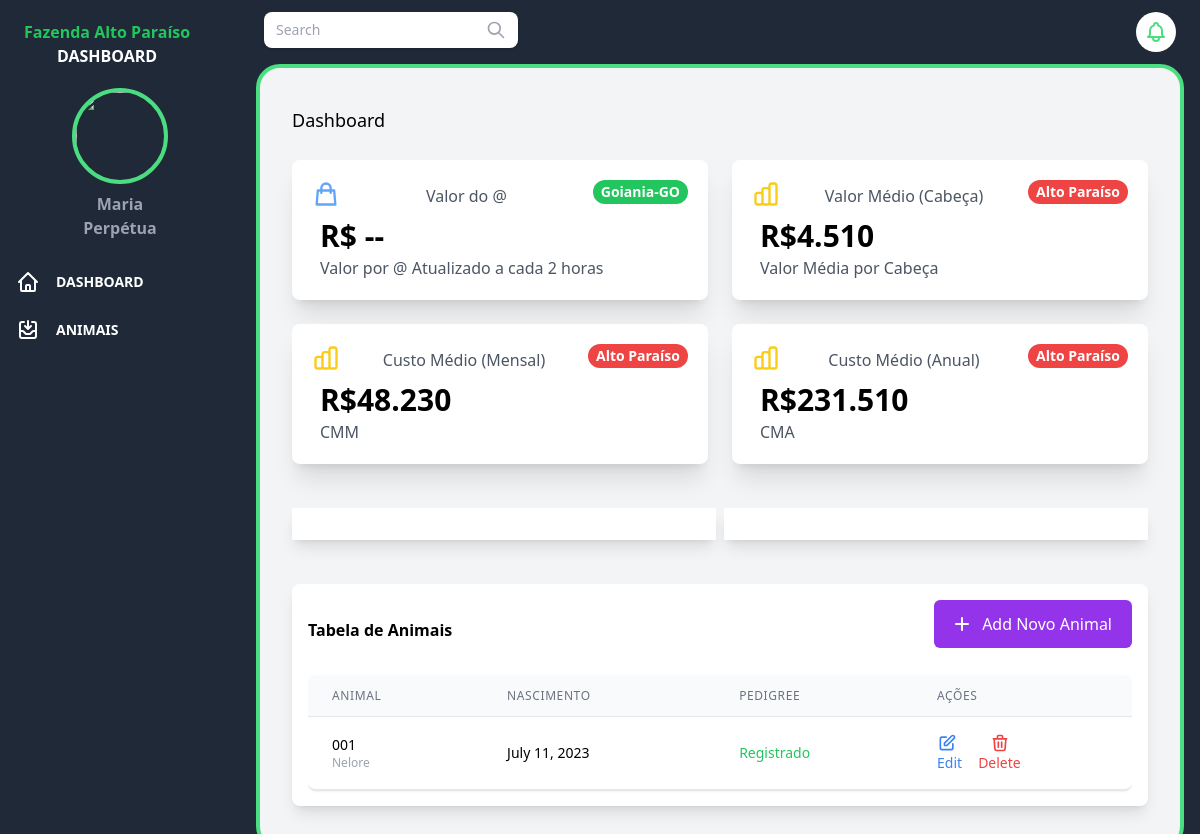
The app's page /dashboard/, older data.
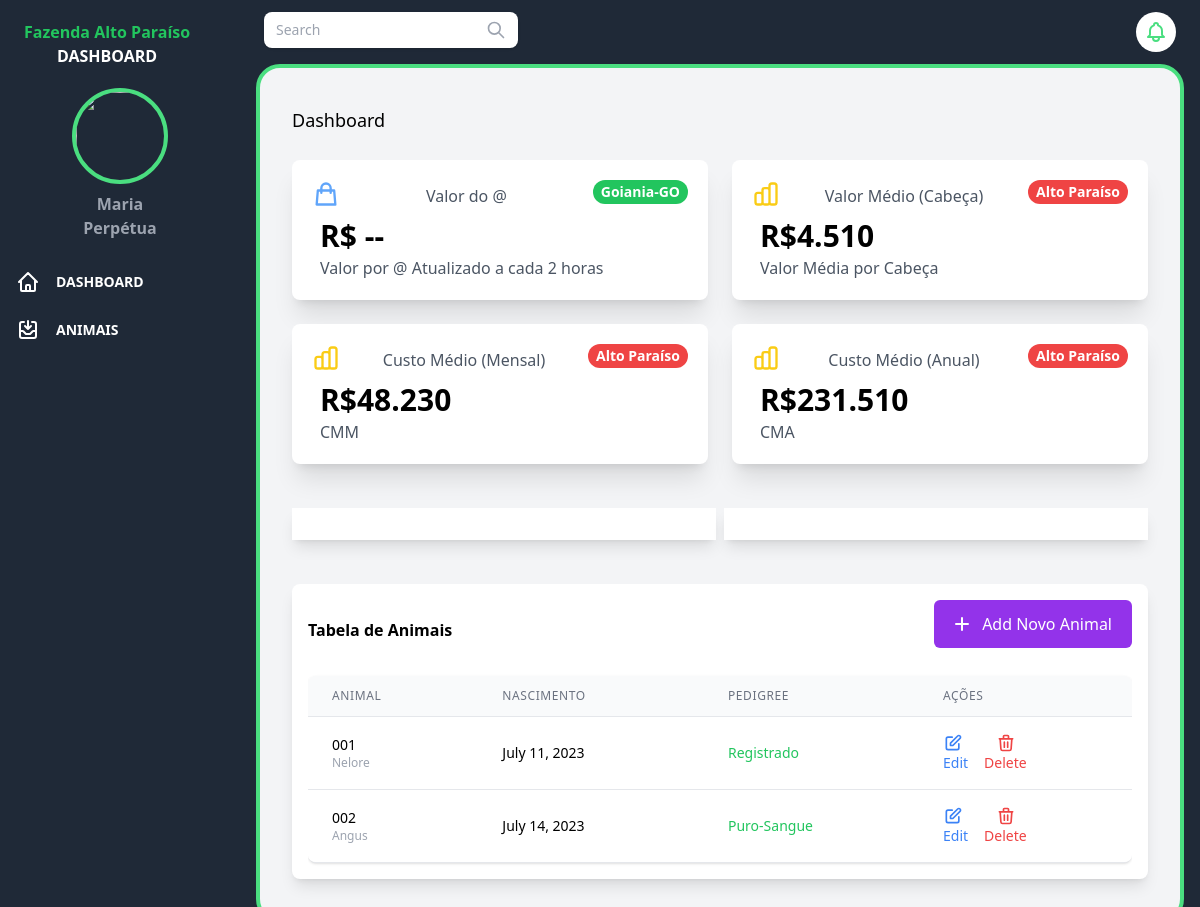
The same page, newer data.
### FazendaAltoParaiso/models.py (models this page shows)
class Animal(models.Model):
    numero_identificacao = models.CharField(max_length=255)
    data_nascimento = models.DateField()
    raca = models.CharField(max_length=255, choices=RAÇA_CHOICES)
    pedigree = models.CharField(max_length=255, choices=PEDIGREE_CHOICES)
    historico_genetico = models.TextField()
    pai = models.ForeignKey('self', on_delete=models.CASCADE, related_name='filhos_paternos', null=True, blank=True)
    mae = models.ForeignKey('self', on_delete=models.CASCADE, related_name='filhos_maternos', null=True, blank=True)

### FazendaAltoParaiso/views.py (the view)
# urls.py: path('dashboard/', views.dashboard, name='dashboard'),
def dashboard(request):
    animals = Animal.objects.all()
    racas = Animal.objects.values('raca').annotate(quantidade=models.Count('id'))
    context = {
        'animals': animals,
        'racas': racas,
    }
    return render(request, 'dashboard.html', context)

### FazendaAltoParaiso/templates/dashboard.html (shortened to what the changed rows need)
{% extends 'base.html' %}
{% load compress %}
{% load static %}
{% block content %}
    {% compress css %}
    <script src="https://cdn.tailwindcss.com"></script>
    {% endcompress %}
        <div class="flex flex-col flex-1 w-full overflow-y-auto">
            <main class="">
                <div class="grid mb-4 pb-10 px-8 mx-4 rounded-3xl bg-gray-100 border-4 border-green-400">
                    <div class="grid grid-cols-12 gap-6">
                        <div class="grid grid-cols-12 col-span-12 gap-6 xxl:col-span-9">
                            <div class="col-span-12 mt-8">
                                <div class="flex items-center h-10 intro-y">
                                    <h2 class="mr-5 text-lg font-medium truncate">Dashboard</h2>
                                </div>
                            </div>
                            <div class="col-span-12 mt-5">
                                <div class="grid gap-2 grid-cols-1 lg:grid-cols-1">
                                    <div class="bg-white p-4 shadow-lg rounded-lg justify-between">
                                        <div class="flex justify-between items-center">
                                            <h1 class="font-bold text-base">Tabela de Animais</h1>
                                        </div>
                                        <div class="mt-4">
                                            <div class="flex flex-col">
                                                <div class="-my-2 overflow-x-auto">
                                                    <div class="py-2 align-middle inline-block min-w-full">
                                                        <div class="shadow overflow-hidden border-b border-gray-200 sm:rounded-lg bg-white">
                                                            <table class="min-w-full divide-y divide-gray-200">
                                                                <thead>
                                                                    <tr>
                                                                        <th class="px-6 py-3 bg-gray-50 text-xs leading-4 font-medium text-gray-500 uppercase tracking-wider">
                                                                            <div class="flex cursor-pointer">
                                                                                <span class="mr-2">ANIMAL</span>
                                                                            </div>
                                                                        </th>
                                                                        <th class="px-6 py-3 bg-gray-50 text-xs leading-4 font-medium text-gray-500 uppercase tracking-wider">
                                                                            <div class="flex cursor-pointer">
                                                                                <span class="mr-2">NASCIMENTO</span>
                                                                            </div>
                                                                        </th>
                                                                        <th class="px-6 py-3 bg-gray-50 text-xs leading-4 font-medium text-gray-500 uppercase tracking-wider">
                                                                            <div class="flex cursor-pointer">
                                                                                <span class="mr-2">PEDIGREE</span>
                                                                            </div>
                                                                        </th>
                                                                        <th class="px-6 py-3 bg-gray-50 text-xs leading-4 font-medium text-gray-500 uppercase tracking-wider">
                                                                            <div class="flex cursor-pointer">
                                                                                <span class="mr-2">AÇÕES</span>
                                                                            </div>
                                                                        </th>
                                                                    </tr>
                                                                </thead>
                                                                    <tbody class="bg-white divide-y divide-gray-200">
                                                                    {% for animal in animals %}
                                                                    <tr>
                                                                        <td
                                                                            class="px-6 py-4 whitespace-no-wrap text-sm leading-5">
                                                                            <p>{{ animal.numero_identificacao }}</p>
                                                                            <p class="text-xs text-gray-400 capitalize">{{ animal.raca }}
                                                                            </p>
                                                                        </td>
                                                                        <td
                                                                            class="px-6 py-4 whitespace-no-wrap text-sm leading-5">
                                                                            <p>{{ animal.data_nascimento }}</p>
                                                                        </td>
                                                                        <td
                                                                            class="px-6 py-4 whitespace-no-wrap text-sm leading-5">
                                                                            <div class="flex text-green-500 capitalize">
                                                                                <p>{{ animal.pedigree }}</p>
                                                                            </div>
                                                                        </td>
                                                                        <td
                                                                        class="px-6 py-4 whitespace-no-wrap text-sm leading-5">
                                                                        <div class="flex space-x-4">
                                                                                <a href="/admin/FazendaAltoParaiso/animal/{{ animal.id }}/change/" class="text-blue-500 hover:text-blue-600">
                                                                                <svg xmlns="http://www.w3.org/2000/svg"
                                                                                    class="w-5 h-5 mr-1"
                                                                                    fill="none" viewBox="0 0 24 24"
                                                                                    stroke="currentColor">
                                                                                    <path stroke-linecap="round"
                                                                                        stroke-linejoin="round"
                                                                                        stroke-width="2"
                                                                                        d="M11 5H6a2 2 0 00-2 2v11a2 2 0 002 2h11a2 2 0 002-2v-5m-1.414-9.414a2 2 0 112.828 2.828L11.828 15H9v-2.828l8.586-8.586z" />
                                                                                </svg>
                                                                                <p>Edit</p>
                                                                                </a>
                                                                                <a href="/admin/FazendaAltoParaiso/animal/{{ animal.id }}/delete/" class="text-red-500 hover:text-red-600">
                                                                                <p>Delete</p>
                                                                            </a>
                                                                        </div>
                                                                    </td>
                                                                </tr>
                                                                {% empty %}
                                                                <tr>
                                                                    <td colspan="4">Nenhum animal encontrado.</td>
                                                                </tr>
                                                                {% endfor %}
                                                                </tbody>
                                                            </table>
                                                        </div>
                                                    </div>
                                                </div>
                                            </div>
                                        </div>
                                    </div>
                                </div>
                            </div>
                        </div>
                    </div>
                </div>
            </main>
        </div>
    </div>
{% endblock %}

Row changes from the older to the newer data that the page shows:
added Animal: numero_identificacao "002", raca "Angus", data_nascimento "July 14, 2023", pedigree "Puro-Sangue"
